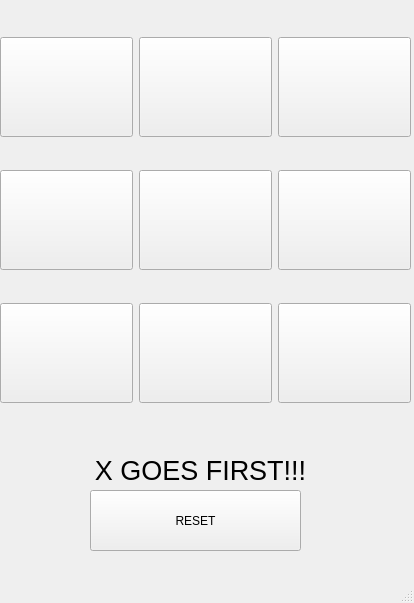
<?xml version="1.0" encoding="UTF-8"?>
<ui version="4.0">
 <class>MainWindow</class>
 <widget class="QMainWindow" name="MainWindow">
  <property name="geometry">
   <rect>
    <x>0</x>
    <y>0</y>
    <width>414</width>
    <height>603</height>
   </rect>
  </property>
  <property name="windowTitle">
   <string>MainWindow</string>
  </property>
  <widget class="QWidget" name="centralwidget">
   <widget class="QWidget" name="gridLayoutWidget">
    <property name="geometry">
     <rect>
      <x>0</x>
      <y>10</y>
      <width>411</width>
      <height>421</height>
     </rect>
    </property>
    <layout class="QGridLayout" name="gridLayout">
     <item row="2" column="1">
      <widget class="QPushButton" name="pushButton_6">
       <property name="minimumSize">
        <size>
         <width>100</width>
         <height>100</height>
        </size>
       </property>
       <property name="font">
        <font>
         <pointsize>48</pointsize>
        </font>
       </property>
       <property name="text">
        <string/>
       </property>
      </widget>
     </item>
     <item row="0" column="0">
      <widget class="QPushButton" name="pushButton_1">
       <property name="minimumSize">
        <size>
         <width>100</width>
         <height>100</height>
        </size>
       </property>
       <property name="font">
        <font>
         <pointsize>48</pointsize>
        </font>
       </property>
       <property name="text">
        <string/>
       </property>
      </widget>
     </item>
     <item row="1" column="0">
      <widget class="QPushButton" name="pushButton_2">
       <property name="minimumSize">
        <size>
         <width>100</width>
         <height>100</height>
        </size>
       </property>
       <property name="font">
        <font>
         <pointsize>48</pointsize>
        </font>
       </property>
       <property name="text">
        <string/>
       </property>
      </widget>
     </item>
     <item row="1" column="1">
      <widget class="QPushButton" name="pushButton_5">
       <property name="minimumSize">
        <size>
         <width>100</width>
         <height>100</height>
        </size>
       </property>
       <property name="font">
        <font>
         <pointsize>48</pointsize>
        </font>
       </property>
       <property name="text">
        <string/>
       </property>
      </widget>
     </item>
     <item row="2" column="2">
      <widget class="QPushButton" name="pushButton_9">
       <property name="minimumSize">
        <size>
         <width>100</width>
         <height>100</height>
        </size>
       </property>
       <property name="font">
        <font>
         <pointsize>48</pointsize>
        </font>
       </property>
       <property name="text">
        <string/>
       </property>
      </widget>
     </item>
     <item row="2" column="0">
      <widget class="QPushButton" name="pushButton_3">
       <property name="minimumSize">
        <size>
         <width>100</width>
         <height>100</height>
        </size>
       </property>
       <property name="font">
        <font>
         <pointsize>48</pointsize>
        </font>
       </property>
       <property name="text">
        <string/>
       </property>
      </widget>
     </item>
     <item row="0" column="1">
      <widget class="QPushButton" name="pushButton_4">
       <property name="minimumSize">
        <size>
         <width>100</width>
         <height>100</height>
        </size>
       </property>
       <property name="font">
        <font>
         <pointsize>48</pointsize>
        </font>
       </property>
       <property name="text">
        <string/>
       </property>
      </widget>
     </item>
     <item row="0" column="2">
      <widget class="QPushButton" name="pushButton_7">
       <property name="minimumSize">
        <size>
         <width>100</width>
         <height>100</height>
        </size>
       </property>
       <property name="font">
        <font>
         <pointsize>48</pointsize>
        </font>
       </property>
       <property name="text">
        <string/>
       </property>
      </widget>
     </item>
     <item row="1" column="2">
      <widget class="QPushButton" name="pushButton_8">
       <property name="minimumSize">
        <size>
         <width>100</width>
         <height>100</height>
        </size>
       </property>
       <property name="font">
        <font>
         <pointsize>48</pointsize>
        </font>
       </property>
       <property name="text">
        <string/>
       </property>
      </widget>
     </item>
    </layout>
   </widget>
   <widget class="QPushButton" name="pushButton_10">
    <property name="geometry">
     <rect>
      <x>90</x>
      <y>490</y>
      <width>211</width>
      <height>61</height>
     </rect>
    </property>
    <property name="text">
     <string>RESET</string>
    </property>
   </widget>
   <widget class="QLabel" name="label">
    <property name="geometry">
     <rect>
      <x>40</x>
      <y>450</y>
      <width>321</width>
      <height>41</height>
     </rect>
    </property>
    <property name="font">
     <font>
      <pointsize>20</pointsize>
     </font>
    </property>
    <property name="text">
     <string>X GOES FIRST!!!</string>
    </property>
    <property name="alignment">
     <set>Qt::AlignCenter</set>
    </property>
   </widget>
  </widget>
  <widget class="QMenuBar" name="menubar">
   <property name="geometry">
    <rect>
     <x>0</x>
     <y>0</y>
     <width>414</width>
     <height>21</height>
    </rect>
   </property>
  </widget>
  <widget class="QStatusBar" name="statusbar"/>
 </widget>
 <resources/>
 <connections/>
</ui>
